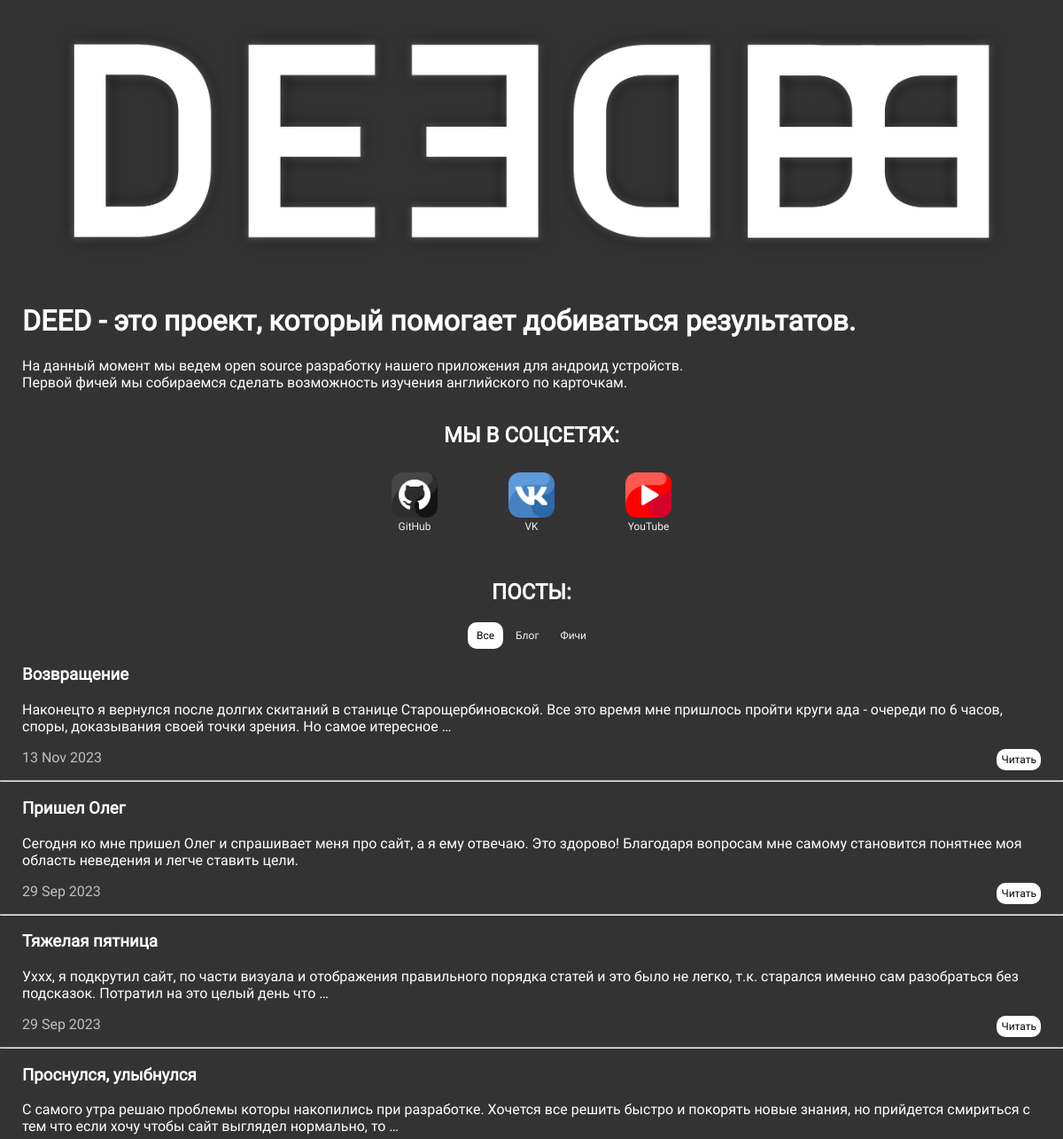
Before: /about (upper part) with the older database file.
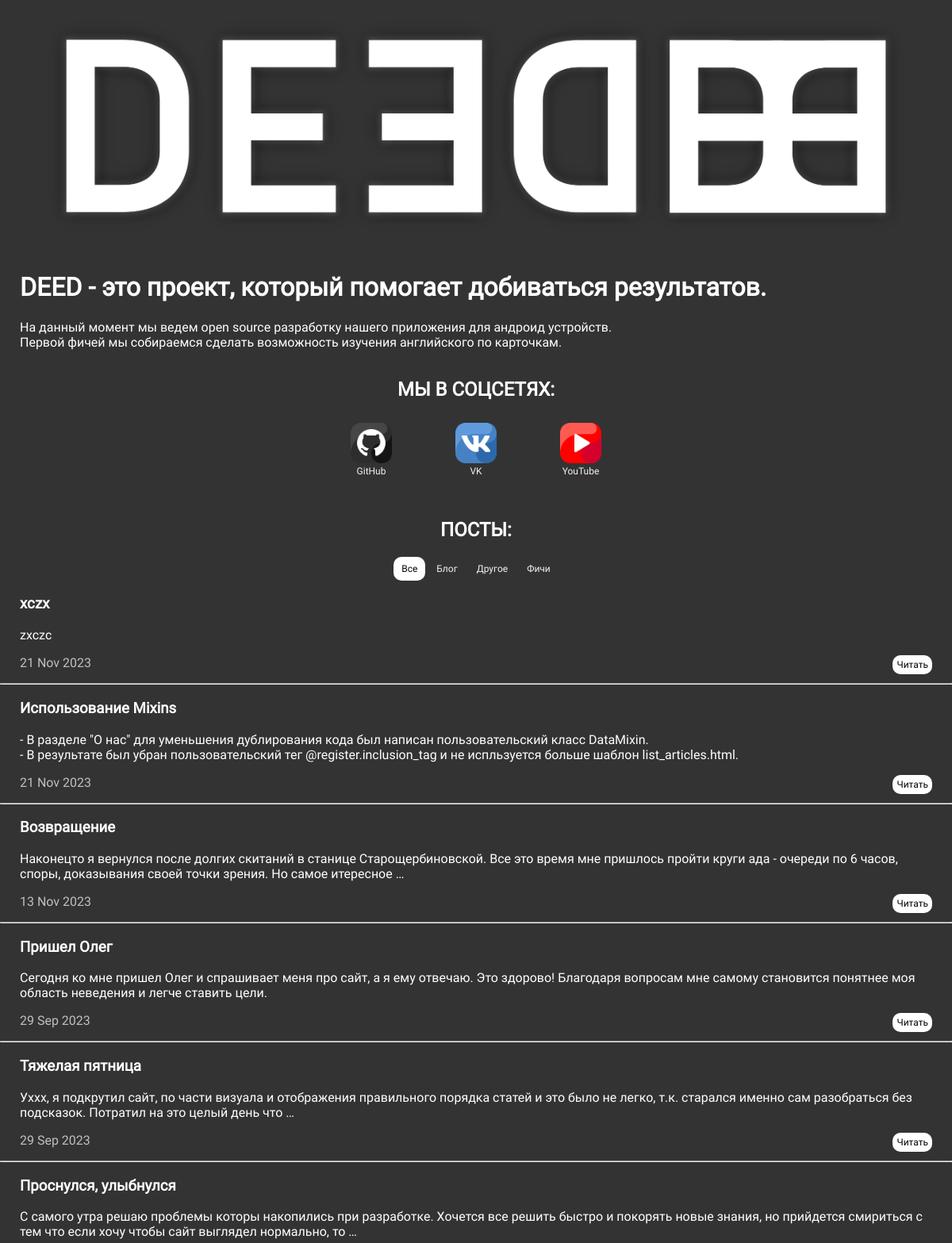
After: the same page with the newer database file.
### main_deed/models.py (models this page shows, shortened)
class Category(models.Model):
    name = models.CharField(max_length=100, db_index=True, verbose_name='Категория')
    slug = models.SlugField(max_length=255, unique=True, db_index=True, verbose_name='URL')
    def get_absolute_url(self):
        return reverse('category', kwargs={'cat_slug': self.slug})
    class Meta:
        verbose_name = 'Категория'
        verbose_name_plural = 'Категории'

class DeedArticles(models.Model):
    title = models.CharField(max_length=30, verbose_name='Заголовок')
    slug = models.SlugField(max_length=255, unique=True, db_index=True, verbose_name='URL')
    content = models.TextField(blank=True, verbose_name='Текст')
    photo = models.ImageField(upload_to="photos/%artmain/", verbose_name='Фото')
    time_create = models.DateTimeField(auto_now_add=True, verbose_name='Время создания')
    time_update = models.DateTimeField(auto_now=True, verbose_name='Время изменения')
    is_published = models.BooleanField(default=True)
    cat = models.ForeignKey('Category', on_delete=models.PROTECT, verbose_name='Категория')
    def get_absolute_url(self):
        return reverse('post', kwargs={'post_slug': self.slug})
    class Meta:
        verbose_name = "Статья в разделе \'О нас\'"
        verbose_name_plural = "Статьи в разделе \'О нас\'"
        ordering = ['-time_create', 'title']

### main_deed/views.py (the view)
# urls.py: path('about', AboutArticles.as_view(), name='about'),
class AboutArticles(DataMixin, ListView):
    model = DeedArticles
    template_name = 'main_deed/about.html'
    context_object_name = 'articles'
    def get_context_data(self, *, object_list=None, **kwargs):
        context = super().get_context_data(**kwargs)
        c_def = self.get_user_context(title='О проекте')
        return dict(list(context.items()) + list(c_def.items()))
    def get_queryset(self):
        return self.model.objects.filter(is_published=True)

### main_deed/templatetags/main_deed_tags.py (called while the page is built)
@register.simple_tag()
def get_menu():
    menu = [
        {'title': 'ВОЙТИ', 'url_name': 'login', 'src_img': 'main_deed/images/login.png'},
        {'title': 'DEED', 'url_name': 'main', 'src_img': 'main_deed/images/deed.png'},
        {'title': 'О НАС', 'url_name': 'about', 'src_img': 'main_deed/images/about.png'},
    ]
    return menu

### main_deed/utils.py (called while the page is built)
    def get_user_context(self, **kwargs):
        context = kwargs
        cats = Category.objects.annotate(Count('deedarticles')) # изменить, сделать проверку если есть хотя бы одна статья
        context['cats'] = cats
        context['show_add_article'] = self.request.user.is_authenticated
        if 'cat_selected' not in context:
            context['cat_selected'] = 0
        return context

### main_deed/templates/main_deed/about.html (shortened to what this page needs)
{% extends 'main_deed/base.html' %}
{% load static %}
{% load main_deed_tags %}
{% block content %}
<div class="headimg">
    <img src="{% static 'main_deed/images/deed_full.png' %}" alt="DEED">
</div>
<div class="textarticle">
    <h1>DEED - это проект, который помогает добиваться результатов.</h1>
    <p>На данный момент мы ведем open source разработку нашего приложения для андроид устройств.
    <br>Первой фичей мы собираемся сделать возможность изучения английского по карточкам.</p>
</div>
<div class="soc-net">
    <h2>МЫ В СОЦСЕТЯХ:</h2>
    <a href="https://github.com/Metall011/DEED">
        <img src="{% static 'main_deed/images/soc_net/icon-github.png' %}" />
        <br>GitHub </a>
    <a href="#">
        <img src="{% static 'main_deed/images/soc_net/icon-vk.png' %}" />
        <br>VK </a>
    <a href="#">
        <img src="{% static 'main_deed/images/soc_net/icon-youtube.png' %}" />
        <br>YouTube </a>
</div>
<div class="textarticle">
<h2 align="center">ПОСТЫ:</h2>
<div class="categories">
    {% if cat_selected == 0 %}
        <a class="selected">Все</a>
    {% else %}
        <a href="{% url 'about' %}">Все</a>
    {% endif %}
    {% for cat in cats %}
    {% if cat.deedarticles__count > 0 %}
        {% if cat.pk == cat_selected %}
            <a class="selected">{{ cat.name }}</a>
        {% else %}
            <a href="{{ cat.get_absolute_url }}">{{ cat.name }}</a>
        {% endif %}
    {% endif %}
    {% endfor %}
</div>
{% for article in articles %}
    <h3>{{ article.title }}</h3>
    <p>{{ article.content|linebreaks|truncatewords:30 }}</p>
    <div>
        <p class="date">{{ article.time_create|date:'d M Y' }}
            <a class="a-article" href="{{ article.get_absolute_url }}">Читать</a>
        </p>
    </div>
    <hr>
{% endfor %}
</div>
{% endblock %}

Changed rows visible on the page:
added Category: name "Другое"
added DeedArticles: title "xczx", content "zxczc", time_create "21 Nov 2023"
added DeedArticles: title "Использование Mixins", content "- В разделе \"О нас\" для уменьшения дублирования кода был написан пользовательский класс DataMixin. - В результате был убран пользовательский тег @register.inclusion_tag и не испльзуется больше шаблон list_articles.html.", time_create "21 Nov 2023"
